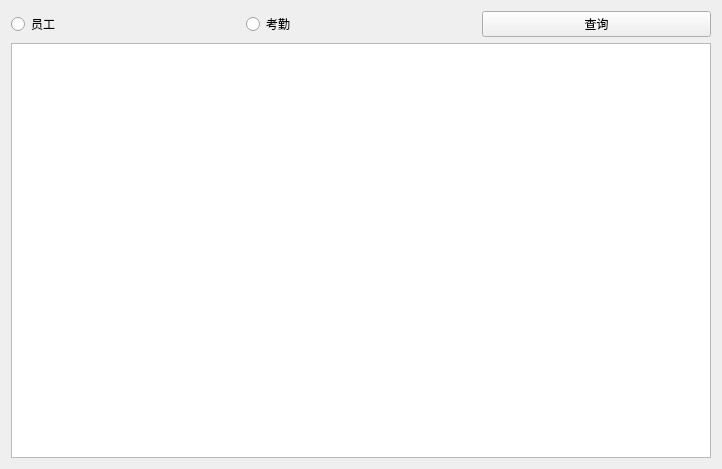
<?xml version="1.0" encoding="UTF-8"?>
<ui version="4.0">
 <class>seleteWidget</class>
 <widget class="QWidget" name="seleteWidget">
  <property name="geometry">
   <rect>
    <x>0</x>
    <y>0</y>
    <width>722</width>
    <height>469</height>
   </rect>
  </property>
  <property name="windowTitle">
   <string>Form</string>
  </property>
  <layout class="QVBoxLayout" name="verticalLayout">
   <item>
    <layout class="QHBoxLayout" name="horizontalLayout">
     <item>
      <widget class="QRadioButton" name="emp_Rbtn">
       <property name="text">
        <string>员工</string>
       </property>
      </widget>
     </item>
     <item>
      <widget class="QRadioButton" name="att_Rbtn">
       <property name="text">
        <string>考勤</string>
       </property>
      </widget>
     </item>
     <item>
      <widget class="QPushButton" name="pushButton">
       <property name="text">
        <string>查询</string>
       </property>
      </widget>
     </item>
    </layout>
   </item>
   <item>
    <widget class="QTableView" name="tableView"/>
   </item>
  </layout>
 </widget>
 <resources/>
 <connections/>
</ui>
